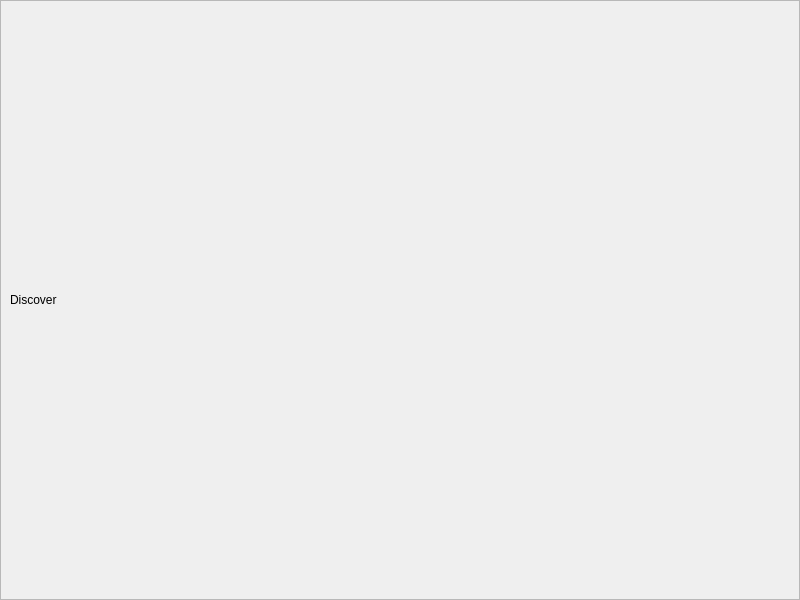
<?xml version="1.0" encoding="UTF-8"?>
<ui version="4.0">
 <class>DiscoverWidget</class>
 <widget class="QWidget" name="DiscoverWidget">
  <property name="geometry">
   <rect>
    <x>0</x>
    <y>0</y>
    <width>800</width>
    <height>600</height>
   </rect>
  </property>
  <property name="windowTitle">
   <string>Discover</string>
  </property>
  <layout class="QVBoxLayout" name="verticalLayout">
   <property name="spacing">
    <number>0</number>
   </property>
   <property name="leftMargin">
    <number>0</number>
   </property>
   <property name="topMargin">
    <number>0</number>
   </property>
   <property name="rightMargin">
    <number>0</number>
   </property>
   <property name="bottomMargin">
    <number>0</number>
   </property>
   <item>
    <widget class="QScrollArea" name="DiscoverScrollArea">
     <property name="widgetResizable">
      <bool>true</bool>
     </property>
     <widget class="QWidget" name="scrollAreaWidgetContents">
      <property name="geometry">
       <rect>
        <x>0</x>
        <y>0</y>
        <width>798</width>
        <height>598</height>
       </rect>
      </property>
      <layout class="QVBoxLayout" name="verticalLayout_2">
       <item>
        <widget class="QLabel" name="label">
         <property name="text">
          <string>Discover</string>
         </property>
        </widget>
       </item>
      </layout>
     </widget>
    </widget>
   </item>
  </layout>
 </widget>
 <resources/>
 <connections/>
</ui>
